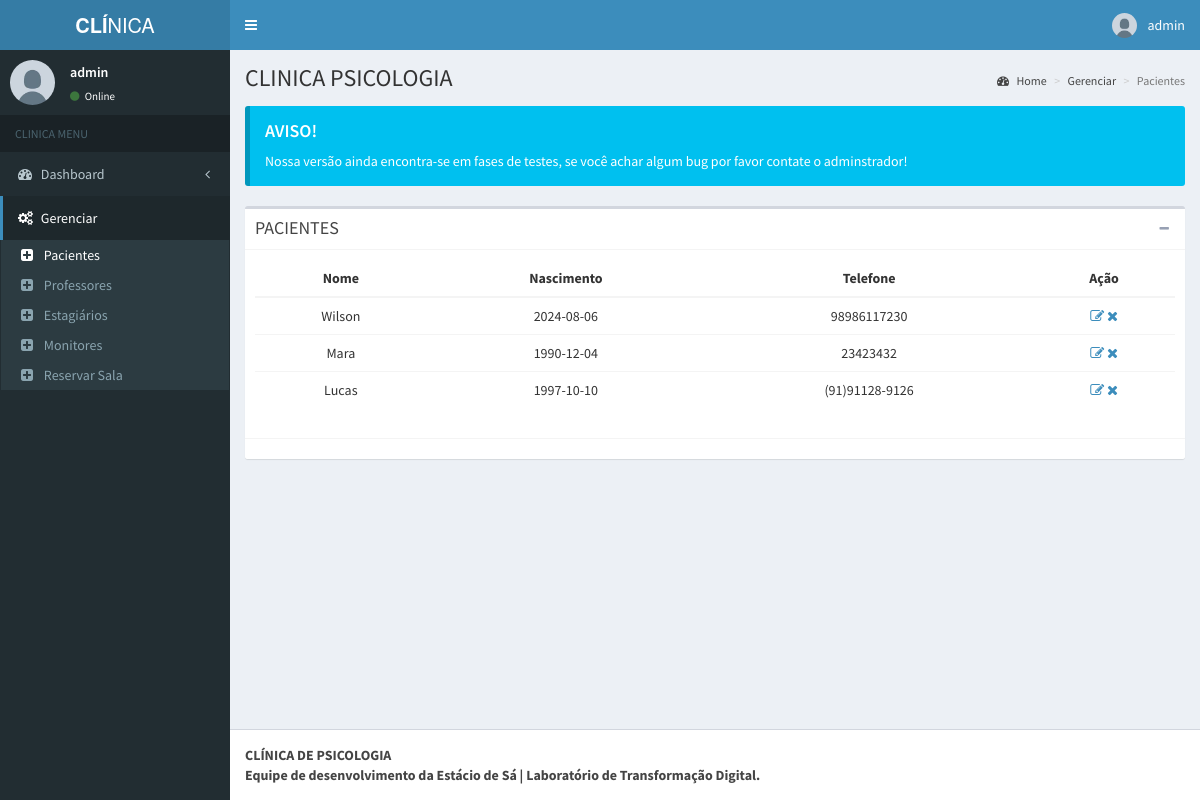
The page /admin/pages/layout/pacientes.php (signed in) on the database as committed earlier.
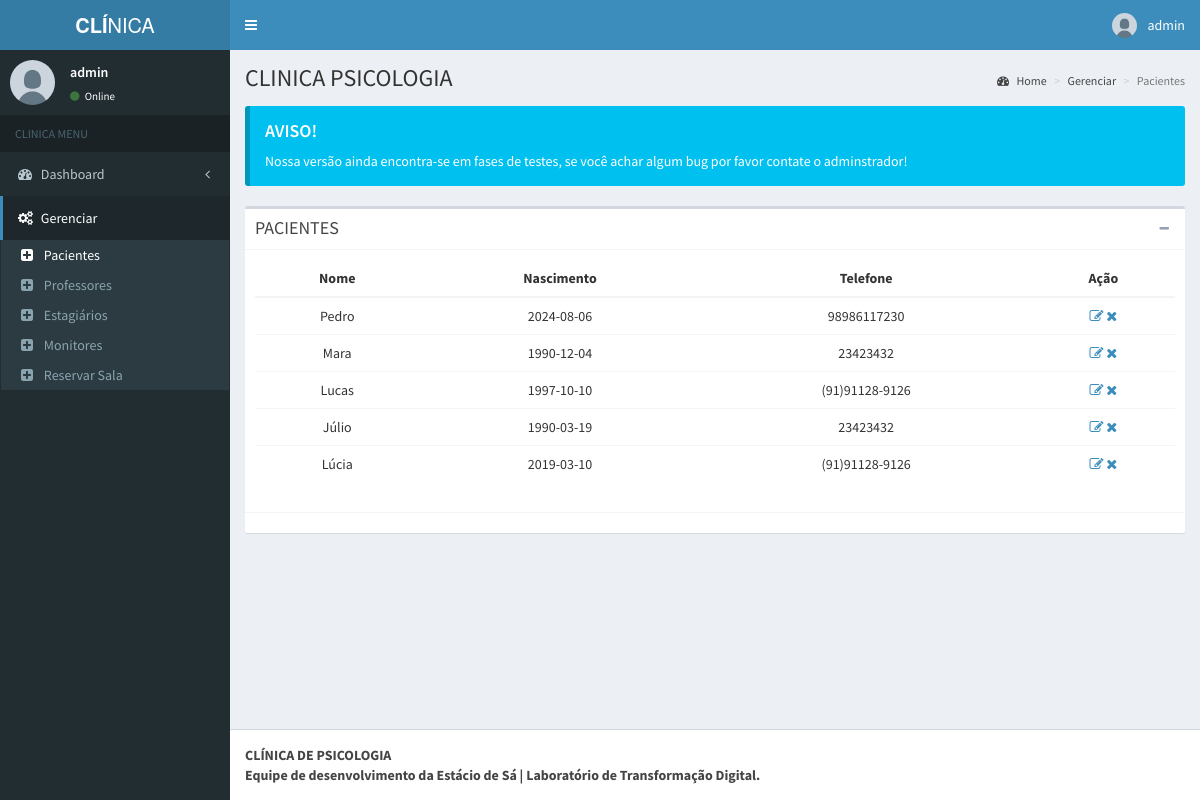
The same page on the database as committed later.
### tables this page shows
CREATE TABLE `tbl_paciente` (
  `id` int(11) UNSIGNED NOT NULL,
  `nome` varchar(150) NOT NULL,
  `nascimento` date NOT NULL,
  `rg` int(11) NOT NULL,
  `cpf` int(11) NOT NULL,
  `id_genero` int(11) UNSIGNED NOT NULL,
  `id_contato` int(11) UNSIGNED NOT NULL,
  `id_escolaridade` int(11) UNSIGNED NOT NULL,
  `id_profissao` int(11) UNSIGNED NOT NULL,
  `id_renda_familiar` int(11) UNSIGNED NOT NULL,
  `id_estado_civil` int(11) UNSIGNED NOT NULL,
  `id_endereco` int(11) UNSIGNED NOT NULL,
  `id_maturidade` int(11) NOT NULL,
  `nome_responsavel` varchar(255) NOT NULL
);

CREATE TABLE `tbl_contato` (
  `id` int(11) UNSIGNED NOT NULL,
  `id_paciente` int(11) UNSIGNED NOT NULL,
  `email` varchar(50) NOT NULL,
  `telefone` varchar(20) NOT NULL
);

### admin/pages/layout/pacientes.php (the view, shortened to what the changed rows need)
<?php
    include('../../../db/conexao.php');
?>
<!DOCTYPE html>
<html>
  <head>
    <link rel="stylesheet" href="../../bootstrap/css/bootstrap.min.css">
    <link rel="stylesheet" href="https://maxcdn.bootstrapcdn.com/font-awesome/4.4.0/css/font-awesome.min.css">
    <link rel="stylesheet" href="https://code.ionicframework.com/ionicons/2.0.1/css/ionicons.min.css">
    <link rel="stylesheet" href="../../dist/css/AdminLTE.min.css">
    <link rel="stylesheet" href="../../dist/css/skins/_all-skins.min.css">
  <body class="hold-transition skin-blue fixed sidebar-mini">
    <div class="wrapper">
      <div class="content-wrapper">
        <section class="content-header">
          <h1>
            CLINICA PSICOLOGIA
          </h1>
        </section>
        <section class="content">
          <div class="box">
            <div class="box-body">
  <div>
    <table class="table table-hover text-center">
      <thead class="table-dark">
        <tr>
          <th scope="col">Nome</th>
          <th scope="col">Nascimento</th>
          <th scope="col">Telefone</th>
          <th scope="col">Ação</th>
        </tr>
      </thead>
      <tbody>
        <?php
            $sql = "SELECT p.id, p.nome, p.cpf, p.nascimento, c.telefone FROM tbl_paciente p INNER JOIN tbl_contato c ON p.id = c.id_paciente";
            $result = mysqli_query($mysqli, $sql);
            while ($row = mysqli_fetch_assoc($result)) {
        ?>
            <tr>
                <td><?php echo $row["nome"] ?></td>
                <td><?php echo $row["nascimento"] ?></td>
                <td><?php echo $row["telefone"] ?></td>
                <td>
                <a href="edit.php?id=<?php echo $row["id"] ?>" class="link-dark"><i class="fa fa-edit"></i></a>
                <a href="delete/delete-paciente.php?id=<?php echo $row["id"] ?>" class="link-dark"><i class="fa fa-remove"></i></a>
                </td>
            </tr>
        <?php
            }
        ?>
      </tbody>
    </table>
  </div>
            </div>
          </div>
        </section>
      </div>
    </div>
  </body>
</html>

Rows that differ between the two databases and show on the page:
changed tbl_paciente: nome "Wilson" → "Pedro"
added tbl_paciente: nome "Júlio", nascimento "1990-03-19", id_contato.telefone "23423432"
added tbl_paciente: nome "Lúcia", nascimento "2019-03-10", id_contato.telefone "(91)91128-9126"
